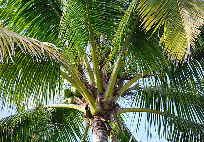
//> input picture imgs/2.2.tif, 204 x 142 px, given in place of Fig0220(a)(chronometer 3692x2812 2pt25 inch 1250 dpi).tif, which was not available
$ ./dif   (built with g++ and OpenCV 4)
//> lines starting //> are read from the running program, lines starting //| are printed output that depends on the picture; pictures that were not available may be replaced by others from this repository, and a replacement may not be noted
#include <iostream>
#include <opencv2/opencv.hpp>

int main() {
    // Carrega a primeira imagem (imagem original) com leitura em cor
    cv::Mat img1 = cv::imread("../imgs/Fig0220(a)(chronometer 3692x2812 2pt25 inch 1250 dpi).tif", cv::IMREAD_COLOR);
//> img1 is the input picture: 142 rows x 204 cols, CV_8UC3; mean B, G, R 70.5, 114, 96.4

    // Carrega a segunda imagem (imagem redimensionada com interpolação bilinear)
    cv::Mat img2 = cv::imread("../imgs/resized_image_bilinear.tif", cv::IMREAD_COLOR);
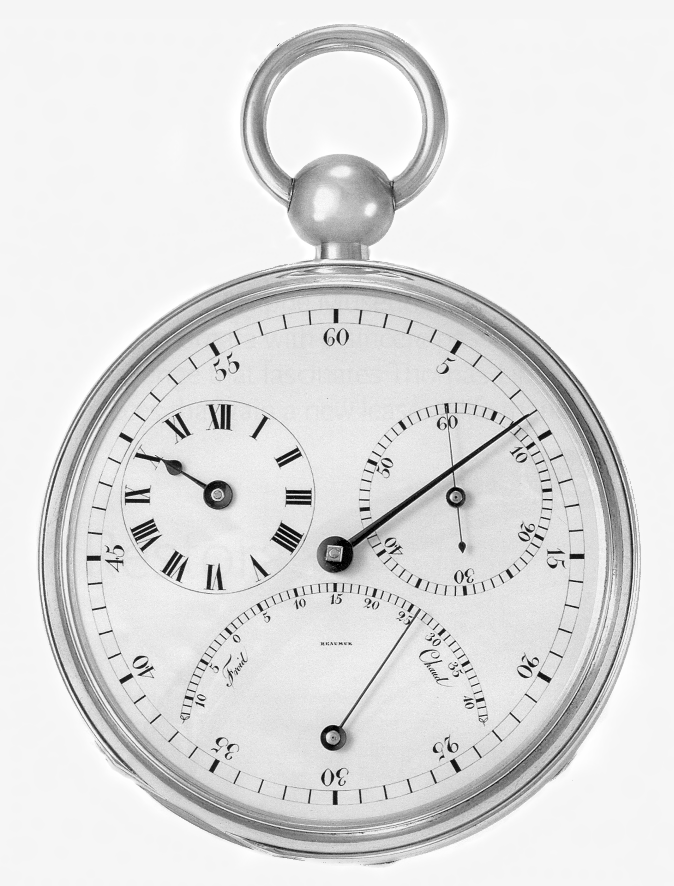
//> input picture imgs/resized_image_bilinear.tif, 674 x 886 px
//> img2 is the input picture: 886 rows x 674 cols, CV_8UC3; min 0, max 255, mean 223.1

    // Verifica se as imagens foram carregadas corretamente
    if (img1.empty() || img2.empty()) {
        std::cerr << "Erro ao carregar as imagens" << std::endl;  // Se não foi possível carregar as imagens, exibe um erro
        return -1;
    }

    // Exibe informações sobre as imagens: tamanho (dimensões) e tipo (tipo de dados dos pixels)
    std::cout << "Imagem 1 - Tamanho: " << img1.size() << ", Tipo: " << img1.type() << std::endl;
//| Imagem 1 - Tamanho: [204 x 142], Tipo: 16
    std::cout << "Imagem 2 - Tamanho: " << img2.size() << ", Tipo: " << img2.type() << std::endl;
//| Imagem 2 - Tamanho: [674 x 886], Tipo: 16

    // Verifica se as imagens têm o mesmo tamanho
    if (img1.size() != img2.size()) {
        // Se os tamanhos forem diferentes, redimensiona a imagem 2 para ter o mesmo tamanho da imagem 1
        std::cout << "Redimensionando a imagem 2 para o tamanho da imagem 1" << std::endl;
        cv::resize(img2, img2, img1.size());  // Redimensiona img2 para o tamanho de img1
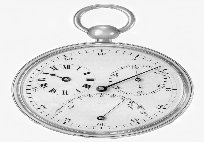
//> img2: 142 rows x 204 cols, CV_8UC3; min 0, max 255, mean 223
    }

    // Verifica se as imagens têm o mesmo número de canais (por exemplo, RGB vs escala de cinza)
    if (img1.channels() != img2.channels()) {
        // Se o número de canais for diferente, converte a imagem com menos canais para o mesmo número de canais da outra
        std::cout << "Convertendo para o mesmo número de canais" << std::endl;
        if (img1.channels() == 3) {
            // Se img1 tem 3 canais (cor), converte img2 para escala de cinza
            cv::cvtColor(img2, img2, cv::COLOR_BGR2GRAY);
        } else {
            // Caso contrário, converte img1 para escala de cinza
            cv::cvtColor(img1, img1, cv::COLOR_BGR2GRAY);
        }
    }

    // Cria uma imagem para armazenar a diferença absoluta entre as duas imagens
    cv::Mat diff;
    cv::absdiff(img1, img2, diff);  // Calcula a diferença entre img1 e img2 e armazena em 'diff'
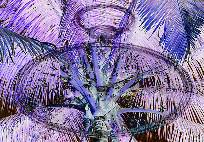
//> diff: 142 rows x 204 cols, CV_8UC3; mean B, G, R 158.8, 116, 131.4

    // Salva a imagem de diferença em um arquivo
    bool sucesso = cv::imwrite("../imgs/diferenca.tif", diff);
    if (!sucesso) {
        // Se não for possível salvar a imagem de diferença, exibe um erro
        std::cerr << "Erro ao salvar a imagem de diferença" << std::endl;
        return -1;
    }

    // Exibe a imagem de diferença na tela
    cv::imshow("Imagem de diferenca", diff);
    cv::waitKey(0);  // Aguarda o usuário pressionar uma tecla para fechar a janela

    return 0;  // Finaliza o programa
}
